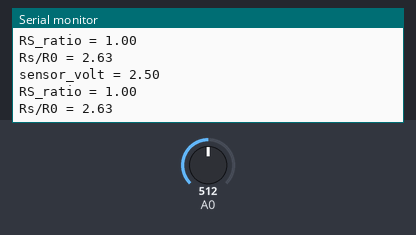
Recording of a sketch running on a simulated Arduino Uno, built with avr-gcc and run on an emulated ATmega328P. On the bench: the last lines printed to the serial monitor. Inputs (shaded band) come from the test bench; at power-on: A0 = 512.

Above: at 1.8 s.
1.9 s: A0 set to 0
At 2.8 s:
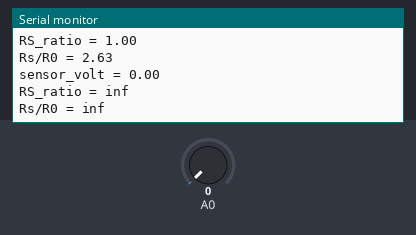
3.5 s: A0 set to 122
At 4.8 s:
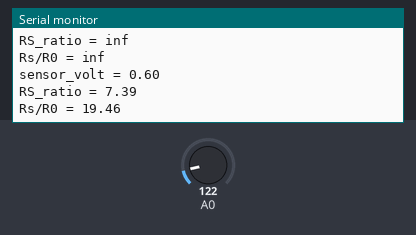
Timing chart, 0 to 6.5 s (numbered marks = the images above; inputs shaded):
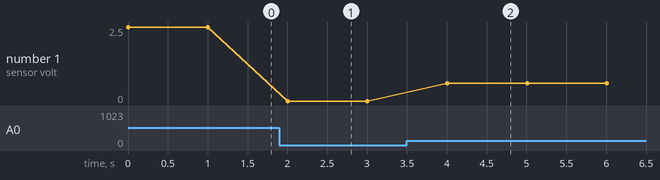

The sketch:

RS_RO.ino
```cpp
#include<Arduino.h>
#include <Wire.h>
void setup() {
    Serial.begin(9600);
}

void loop() {

    float sensor_volt;
    float RS_gas; // Get value of RS in a GAS
    float ratio; // Get ratio RS_GAS/RS_air
    int sensorValue = analogRead(A0);
    sensor_volt=(float)sensorValue/1024*5.0;
    RS_gas = (5.0-sensor_volt)/sensor_volt; // depend on RL


    ratio = RS_gas/0.38;  // ratio = RS/R0

    Serial.print("sensor_volt = ");
    Serial.println(sensor_volt);
    Serial.print("RS_ratio = ");
    Serial.println(RS_gas);
    Serial.print("Rs/R0 = ");
    Serial.println(ratio);

    Serial.print("\n\n");

    delay(1000);

}
```

Measured:
- after the input at 1.9 s, the serial monitor: prints a new line after 0.10 s (image 1)
- after the input at 3.5 s, the serial monitor: prints a new line after 0.51 s (image 2)
- plotted number 1: 0 → 0.6 after the input at 3.5 s
